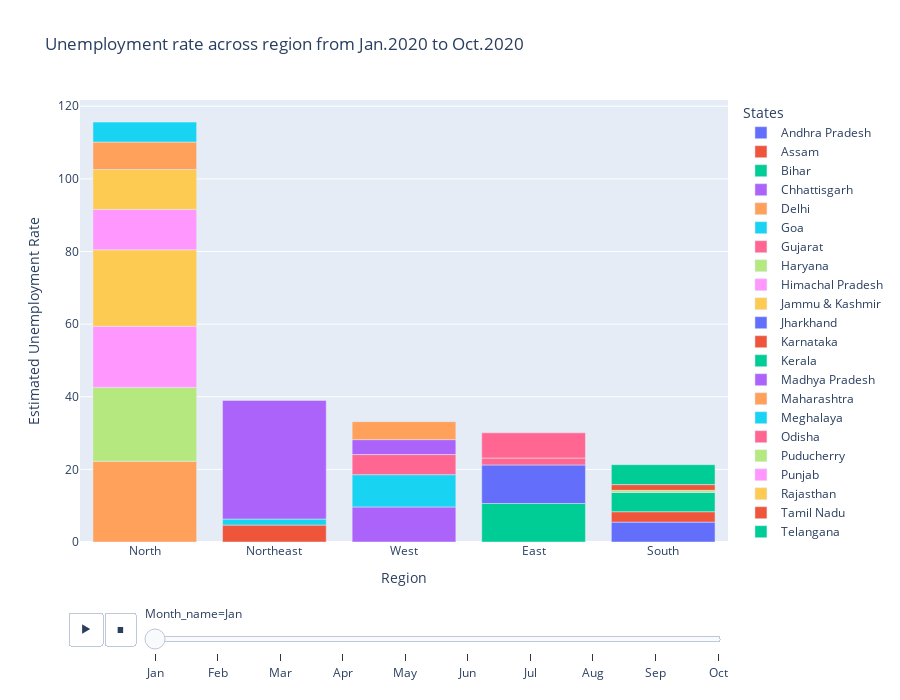

Source (notebook cell):
### Code cell
fig = px.bar(data, x='Region',y='Estimated Unemployment Rate',animation_frame = 'Month_name',color='States',
            title='Unemployment rate across region from Jan.2020 to Oct.2020', height=700,template='plotly')

fig.update_layout(xaxis={'categoryorder':'total descending'})

fig.layout.updatemenus[0].buttons[0].args[1]["frame"]["duration"] = 2000

fig.show()

### Figure 1 — Plotly figure (JSON) as saved in the notebook; plotly's stock layout.template omitted (floating-point values rounded to 4 significant figures)
{"data": [{"alignmentgroup": "True", "hovertemplate": "States=Andhra Pradesh<br>Month_name=Jan<br>Region=%{x}<br>Estimated Unemployment Rate=%{y}<extra></extra>", "legendgroup": "Andhra Pradesh", "marker": {"color": "#636efa", "pattern": {"shape": ""}}, "name": "Andhra Pradesh", "offsetgroup": "Andhra Pradesh", "orientation": "v", "showlegend": true, "textposition": "auto", "type": "bar", "x": ["South"], "xaxis": "x", "y": [5.48], "yaxis": "y"}, {"alignmentgroup": "True", "hovertemplate": "States=Assam<br>Month_name=Jan<br>Region=%{x}<br>Estimated Unemployment Rate=%{y}<extra></extra>", "legendgroup": "Assam", "marker": {"color": "#EF553B", "pattern": {"shape": ""}}, "name": "Assam", "offsetgroup": "Assam", "orientation": "v", "showlegend": true, "textposition": "auto", "type": "bar", "x": ["Northeast"], "xaxis": "x", "y": [4.66], "yaxis": "y"}, {"alignmentgroup": "True", "hovertemplate": "States=Bihar<br>Month_name=Jan<br>Region=%{x}<br>Estimated Unemployment Rate=%{y}<extra></extra>", "legendgroup": "Bihar", "marker": {"color": "#00cc96", "pattern": {"shape": ""}}, "name": "Bihar", "offsetgroup": "Bihar", "orientation": "v", "showlegend": true, "textposition": "auto", "type": "bar", "x": ["East"], "xaxis": "x", "y": [10.61], "yaxis": "y"}, {"alignmentgroup": "True", "hovertemplate": "States=Chhattisgarh<br>Month_name=Jan<br>Region=%{x}<br>Estimated Unemployment Rate=%{y}<extra></extra>", "legendgroup": "Chhattisgarh", "marker": {"color": "#ab63fa", "pattern": {"shape": ""}}, "name": "Chhattisgarh", "offsetgroup": "Chhattisgarh", "orientation": "v", "showlegend": true, "textposition": "auto", "type": "bar", "x": ["West"], "xaxis": "x", "y": [9.65], "yaxis": "y"}, {"alignmentgroup": "True", "hovertemplate": "States=Delhi<br>Month_name=Jan<br>Region=%{x}<br>Estimated Unemployment Rate=%{y}<extra></extra>", "legendgroup": "Delhi", "marker": {"color": "#FFA15A", "pattern": {"shape": ""}}, "name": "Delhi", "offsetgroup": "Delhi", "orientation": "v", "showlegend": true, "textposition": "auto", "type": "bar", "x": ["North"], "xaxis": "x", "y": [22.23], "yaxis": "y"}, {"alignmentgroup": "True", "hovertemplate": "States=Goa<br>Month_name=Jan<br>Region=%{x}<br>Estimated Unemployment Rate=%{y}<extra></extra>", "legendgroup": "Goa", "marker": {"color": "#19d3f3", "pattern": {"shape": ""}}, "name": "Goa", "offsetgroup": "Goa", "orientation": "v", "showlegend": true, "textposition": "auto", "type": "bar", "x": ["West"], "xaxis": "x", "y": [8.89], "yaxis": "y"}, {"alignmentgroup": "True", "hovertemplate": "States=Gujarat<br>Month_name=Jan<br>Region=%{x}<br>Estimated Unemployment Rate=%{y}<extra></extra>", "legendgroup": "Gujarat", "marker": {"color": "#FF6692", "pattern": {"shape": ""}}, "name": "Gujarat", "offsetgroup": "Gujarat", "orientation": "v", "showlegend": true, "textposition": "auto", "type": "bar", "x": ["West"], "xaxis": "x", "y": [5.54], "yaxis": "y"}, {"alignmentgroup": "True", "hovertemplate": "States=Haryana<br>Month_name=Jan<br>Region=%{x}<br>Estimated Unemployment Rate=%{y}<extra></extra>", "legendgroup": "Haryana", "marker": {"color": "#B6E880", "pattern": {"shape": ""}}, "name": "Haryana", "offsetgroup": "Haryana", "orientation": "v", "showlegend": true, "textposition": "auto", "type": "bar", "x": ["North"], "xaxis": "x", "y": [20.34], "yaxis": "y"}, {"alignmentgroup": "True", "hovertemplate": "States=Himachal Pradesh<br>Month_name=Jan<br>Region=%{x}<br>Estimated Unemployment Rate=%{y}<extra></extra>", "legendgroup": "Himachal Pradesh", "marker": {"color": "#FF97FF", "pattern": {"shape": ""}}, "name": "Himachal Pradesh", "offsetgroup": "Himachal Pradesh", "orientation": "v", "showlegend": true, "textposition": "auto", "type": "bar", "x": ["North"], "xaxis": "x", "y": [16.83], "yaxis": "y"}, {"alignmentgroup": "True", "hovertemplate": "States=Jammu & Kashmir<br>Month_name=Jan<br>Region=%{x}<br>Estimated Unemployment Rate=%{y}<extra></extra>", "legendgroup": "Jammu & Kashmir", "marker": {"color": "#FECB52", "pattern": {"shape": ""}}, "name": "Jammu & Kashmir", "offsetgroup": "Jammu & Kashmir", "orientation": "v", "showlegend": true, "textposition": "auto", "type": "bar", "x": ["North"], "xaxis": "x", "y": [21.08], "yaxis": "y"}, {"alignmentgroup": "True", "hovertemplate": "States=Jharkhand<br>Month_name=Jan<br>Region=%{x}<br>Estimated Unemployment Rate=%{y}<extra></extra>", "legendgroup": "Jharkhand", "marker": {"color": "#636efa", "pattern": {"shape": ""}}, "name": "Jharkhand", "offsetgroup": "Jharkhand", "orientation": "v", "showlegend": true, "textposition": "auto", "type": "bar", "x": ["East"], "xaxis": "x", "y": [10.61], "yaxis": "y"}, {"alignmentgroup": "True", "hovertemplate": "States=Karnataka<br>Month_name=Jan<br>Region=%{x}<br>Estimated Unemployment Rate=%{y}<extra></extra>", "legendgroup": "Karnataka", "marker": {"color": "#EF553B", "pattern": {"shape": ""}}, "name": "Karnataka", "offsetgroup": "Karnataka", "orientation": "v", "showlegend": true, "textposition": "auto", "type": "bar", "x": ["South"], "xaxis": "x", "y": [2.86], "yaxis": "y"}, {"alignmentgroup": "True", "hovertemplate": "States=Kerala<br>Month_name=Jan<br>Region=%{x}<br>Estimated Unemployment Rate=%{y}<extra></extra>", "legendgroup": "Kerala", "marker": {"color": "#00cc96", "pattern": {"shape": ""}}, "name": "Kerala", "offsetgroup": "Kerala", "orientation": "v", "showlegend": true, "textposition": "auto", "type": "bar", "x": ["South"], "xaxis": "x", "y": [5.31], "yaxis": "y"}, {"alignmentgroup": "True", "hovertemplate": "States=Madhya Pradesh<br>Month_name=Jan<br>Region=%{x}<br>Estimated Unemployment Rate=%{y}<extra></extra>", "legendgroup": "Madhya Pradesh", "marker": {"color": "#ab63fa", "pattern": {"shape": ""}}, "name": "Madhya Pradesh", "offsetgroup": "Madhya Pradesh", "orientation": "v", "showlegend": true, "textposition": "auto", "type": "bar", "x": ["West"], "xaxis": "x", "y": [4.11], "yaxis": "y"}, {"alignmentgroup": "True", "hovertemplate": "States=Maharashtra<br>Month_name=Jan<br>Region=%{x}<br>Estimated Unemployment Rate=%{y}<extra></extra>", "legendgroup": "Maharashtra", "marker": {"color": "#FFA15A", "pattern": {"shape": ""}}, "name": "Maharashtra", "offsetgroup": "Maharashtra", "orientation": "v", "showlegend": true, "textposition": "auto", "type": "bar", "x": ["West"], "xaxis": "x", "y": [4.95], "yaxis": "y"}, {"alignmentgroup": "True", "hovertemplate": "States=Meghalaya<br>Month_name=Jan<br>Region=%{x}<br>Estimated Unemployment Rate=%{y}<extra></extra>", "legendgroup": "Meghalaya", "marker": {"color": "#19d3f3", "pattern": {"shape": ""}}, "name": "Meghalaya", "offsetgroup": "Meghalaya", "orientation": "v", "showlegend": true, "textposition": "auto", "type": "bar", "x": ["Northeast"], "xaxis": "x", "y": [1.66], "yaxis": "y"}, {"alignmentgroup": "True", "hovertemplate": "States=Odisha<br>Month_name=Jan<br>Region=%{x}<br>Estimated Unemployment Rate=%{y}<extra></extra>", "legendgroup": "Odisha", "marker": {"color": "#FF6692", "pattern": {"shape": ""}}, "name": "Odisha", "offsetgroup": "Odisha", "orientation": "v", "showlegend": true, "textposition": "auto", "type": "bar", "x": ["East"], "xaxis": "x", "y": [1.9], "yaxis": "y"}, {"alignmentgroup": "True", "hovertemplate": "States=Puducherry<br>Month_name=Jan<br>Region=%{x}<br>Estimated Unemployment Rate=%{y}<extra></extra>", "legendgroup": "Puducherry", "marker": {"color": "#B6E880", "pattern": {"shape": ""}}, "name": "Puducherry", "offsetgroup": "Puducherry", "orientation": "v", "showlegend": true, "textposition": "auto", "type": "bar", "x": ["South"], "xaxis": "x", "y": [0.58], "yaxis": "y"}, {"alignmentgroup": "True", "hovertemplate": "States=Punjab<br>Month_name=Jan<br>Region=%{x}<br>Estimated Unemployment Rate=%{y}<extra></extra>", "legendgroup": "Punjab", "marker": {"color": "#FF97FF", "pattern": {"shape": ""}}, "name": "Punjab", "offsetgroup": "Punjab", "orientation": "v", "showlegend": true, "textposition": "auto", "type": "bar", "x": ["North"], "xaxis": "x", "y": [11.11], "yaxis": "y"}, {"alignmentgroup": "True", "hovertemplate": "States=Rajasthan<br>Month_name=Jan<br>Region=%{x}<br>Estimated Unemployment Rate=%{y}<extra></extra>", "legendgroup": "Rajasthan", "marker": {"color": "#FECB52", "pattern": {"shape": ""}}, "name": "Rajasthan", "offsetgroup": "Rajasthan", "orientation": "v", "showlegend": true, "textposition": "auto", "type": "bar", "x": ["North"], "xaxis": "x", "y": [10.97], "yaxis": "y"}, {"alignmentgroup": "True", "hovertemplate": "States=Tamil Nadu<br>Month_name=Jan<br>Region=%{x}<br>Estimated Unemployment Rate=%{y}<extra></extra>", "legendgroup": "Tamil Nadu", "marker": {"color": "#EF553B", "pattern": {"shape": ""}}, "name": "Tamil Nadu", "offsetgroup": "Tamil Nadu", "orientation": "v", "showlegend": true, "textposition": "auto", "type": "bar", "x": ["South"], "xaxis": "x", "y": [1.57], "yaxis": "y"}, {"alignmentgroup": "True", "hovertemplate": "States=Telangana<br>Month_name=Jan<br>Region=%{x}<br>Estimated Unemployment Rate=%{y}<extra></extra>", "legendgroup": "Telangana", "marker": {"color": "#00cc96", "pattern": {"shape": ""}}, "name": "Telangana", "offsetgroup": "Telangana", "orientation": "v", "showlegend": true, "textposition": "auto", "type": "bar", "x": ["South"], "xaxis": "x", "y": [5.49], "yaxis": "y"}, {"alignmentgroup": "True", "hovertemplate": "States=Tripura<br>Month_name=Jan<br>Region=%{x}<br>Estimated Unemployment Rate=%{y}<extra></extra>", "legendgroup": "Tripura", "marker": {"color": "#ab63fa", "pattern": {"shape": ""}}, "name": "Tripura", "offsetgroup": "Tripura", "orientation": "v", "showlegend": true, "textposition": "auto", "type": "bar", "x": ["Northeast"], "xaxis": "x", "y": [32.67], "yaxis": "y"}, {"alignmentgroup": "True", "hovertemplate": "States=Uttar Pradesh<br>Month_name=Jan<br>Region=%{x}<br>Estimated Unemployment Rate=%{y}<extra></extra>", "legendgroup": "Uttar Pradesh", "marker": {"color": "#FFA15A", "pattern": {"shape": ""}}, "name": "Uttar Pradesh", "offsetgroup": "Uttar Pradesh", "orientation": "v", "showlegend": true, "textposition": "auto", "type": "bar", "x": ["North"], "xaxis": "x", "y": [7.58], "yaxis": "y"}, {"alignmentgroup": "True", "hovertemplate": "States=Uttarakhand<br>Month_name=Jan<br>Region=%{x}<br>Estimated Unemployment Rate=%{y}<extra></extra>", "legendgroup": "Uttarakhand", "marker": {"color": "#19d3f3", "pattern": {"shape": ""}}, "name": "Uttarakhand", "offsetgroup": "Uttarakhand", "orientation": "v", "showlegend": true, "textposition": "auto", "type": "bar", "x": ["North"], "xaxis": "x", "y": [5.49], "yaxis": "y"}, {"alignmentgroup": "True", "hovertemplate": "States=West Bengal<br>Month_name=Jan<br>Region=%{x}<br>Estimated Unemployment Rate=%{y}<extra></extra>", "legendgroup": "West Bengal", "marker": {"color": "#FF6692", "pattern": {"shape": ""}}, "name": "West Bengal", "offsetgroup": "West Bengal", "orientation": "v", "showlegend": true, "textposition": "auto", "type": "bar", "x": ["East"], "xaxis": "x", "y": [6.94], "yaxis": "y"}], "layout": {"barmode": "relative", "height": 700, "legend": {"title": {"text": "States"}, "tracegroupgap": 0}, "sliders": [{"active": 0, "currentvalue": {"prefix": "Month_name="}, "len": 0.9, "pad": {"b": 10, "t": 60}, "steps": [{"args": [["Jan"], {"frame": {"duration": 0, "redraw": true}, "fromcurrent": true, "mode": "immediate", "transition": {"duration": 0, "easing": "linear"}}], "label": "Jan", "method": "animate"}, {"args": [["Feb"], {"frame": {"duration": 0, "redraw": true}, "fromcurrent": true, "mode": "immediate", "transition": {"duration": 0, "easing": "linear"}}], "label": "Feb", "method": "animate"}, {"args": [["Mar"], {"frame": {"duration": 0, "redraw": true}, "fromcurrent": true, "mode": "immediate", "transition": {"duration": 0, "easing": "linear"}}], "label": "Mar", "method": "animate"}, {"args": [["Apr"], {"frame": {"duration": 0, "redraw": true}, "fromcurrent": true, "mode": "immediate", "transition": {"duration": 0, "easing": "linear"}}], "label": "Apr", "method": "animate"}, {"args": [["May"], {"frame": {"duration": 0, "redraw": true}, "fromcurrent": true, "mode": "immediate", "transition": {"duration": 0, "easing": "linear"}}], "label": "May", "method": "animate"}, {"args": [["Jun"], {"frame": {"duration": 0, "redraw": true}, "fromcurrent": true, "mode": "immediate", "transition": {"duration": 0, "easing": "linear"}}], "label": "Jun", "method": "animate"}, {"args": [["Jul"], {"frame": {"duration": 0, "redraw": true}, "fromcurrent": true, "mode": "immediate", "transition": {"duration": 0, "easing": "linear"}}], "label": "Jul", "method": "animate"}, {"args": [["Aug"], {"frame": {"duration": 0, "redraw": true}, "fromcurrent": true, "mode": "immediate", "transition": {"duration": 0, "easing": "linear"}}], "label": "Aug", "method": "animate"}, {"args": [["Sep"], {"frame": {"duration": 0, "redraw": true}, "fromcurrent": true, "mode": "immediate", "transition": {"duration": 0, "easing": "linear"}}], "label": "Sep", "method": "animate"}, {"args": [["Oct"], {"frame": {"duration": 0, "redraw": true}, "fromcurrent": true, "mode": "immediate", "transition": {"duration": 0, "easing": "linear"}}], "label": "Oct", "method": "animate"}], "x": 0.1, "xanchor": "left", "y": 0, "yanchor": "top"}], "title": {"text": "Unemployment rate across region from Jan.2020 to Oct.2020"}, "updatemenus": [{"buttons": [{"args": [null, {"frame": {"duration": 2000, "redraw": true}, "fromcurrent": true, "mode": "immediate", "transition": {"duration": 500, "easing": "linear"}}], "label": "&#9654;", "method": "animate"}, {"args": [[null], {"frame": {"duration": 0, "redraw": true}, "fromcurrent": true, "mode": "immediate", "transition": {"duration": 0, "easing": "linear"}}], "label": "&#9724;", "method": "animate"}], "direction": "left", "pad": {"r": 10, "t": 70}, "showactive": false, "type": "buttons", "x": 0.1, "xanchor": "right", "y": 0, "yanchor": "top"}], "xaxis": {"anchor": "y", "categoryorder": "total descending", "domain": [0, 1], "title": {"text": "Region"}}, "yaxis": {"anchor": "x", "domain": [0, 1], "title": {"text": "Estimated Unemployment Rate"}}}}
